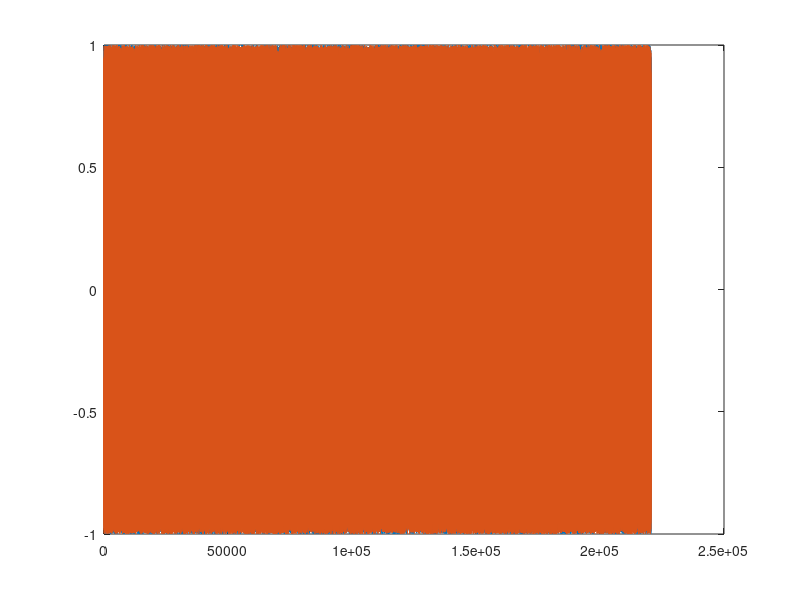

Reproduce this figure in MATLAB.
% clc
% clear
% close all

Fs = 44100; % Sample Rate
frequency = 1; % kHz
duration = 5; % Seconds
name = strcat('Sine_', num2str(duration), 's_', num2str(frequency), 'kHz');

t = 0:1 / Fs:duration - 1 / Fs;
w = 2 * pi * frequency * 1e3;
size = length(t);

% Sin
% wave = sin(w*t);
% out(:, 1) = wave;
% out(:, 2) = wave;

% White noise
out = rand(size, 2) * 2 - 1;

% Variations
% out = zeros(size, 2);

% for i = 1:size / 2
%     out(i, 1) = wave(i);
%     out(i+size/2, 2) = wave(i+size/2);
%     if rem(i, Fs) == 0
%         out(i, 2) = 1;
%     end
%     if rem(i+size/2, Fs) == 0
%         out(i+size/2, 1) = 1;
%     end
% end

% out(size/2, 2) = 1;

figure
plot(out);
% xlim([20e3, 20e3 + 1024]);

% audiowrite(strcat(name, '.wav'), out, Fs, 'BitsPerSample', 16);
% sound(out, Fs)
